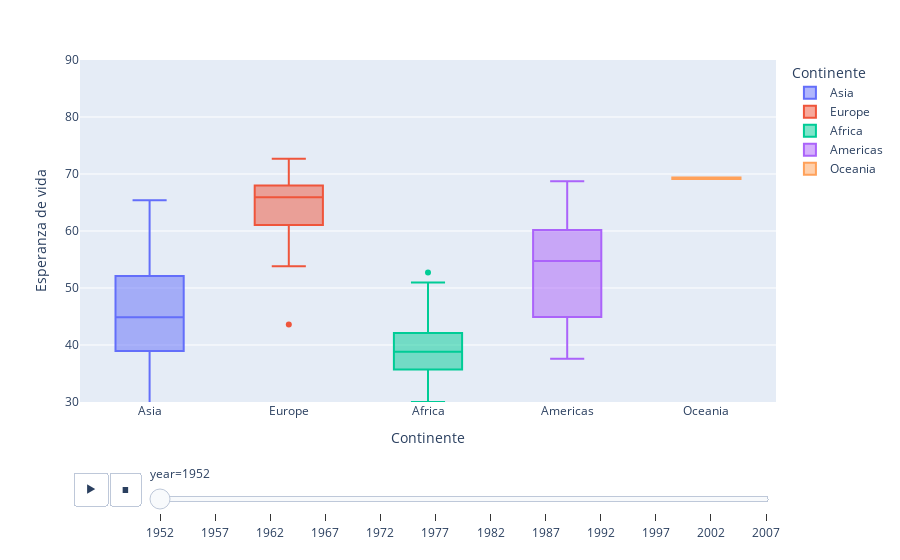

Notebook code for this chart:
### Markdown cell above
#### 3) Añade una animación al gráfico anterior

- Utiliza la variable `datos`, que contiene datos históricos
- Limita el rango del eje Y a 30 y 90

### Code cell
datos = data

px.box(
    datos,
    x = 'continent',
    y = 'lifeExp',
    range_y = [30, 90],
    color = 'continent',
    labels = {
        'lifeExp' : 'Esperanza de vida',
        'continent' : 'Continente'
    },

    animation_frame = 'year',
    animation_group = 'country'
)

### Figure 1 — Plotly figure (JSON) as saved in the notebook; plotly's stock layout.template omitted (floating-point values rounded to 4 significant figures)
{"data": [{"alignmentgroup": "True", "hovertemplate": "Continente=%{x}<br>year=1952<br>Esperanza de vida=%{y}<extra></extra>", "ids": ["Afghanistan", "Bahrain", "Bangladesh", "Cambodia", "China", "Hong Kong, China", "India", "Indonesia", "Iran", "Iraq", "Israel", "Japan", "Jordan", "Korea, Dem. Rep.", "Korea, Rep.", "Kuwait", "Lebanon", "Malaysia", "Mongolia", "Myanmar", "Nepal", "Oman", "Pakistan", "Philippines", "Saudi Arabia", "Singapore", "Sri Lanka", "Syria", "Taiwan", "Thailand", "Vietnam", "West Bank and Gaza", "Yemen, Rep."], "legendgroup": "Asia", "marker": {"color": "#636efa"}, "name": "Asia", "notched": false, "offsetgroup": "Asia", "orientation": "v", "showlegend": true, "type": "box", "x": ["Asia", "Asia", "Asia", "Asia", "Asia", "Asia", "Asia", "Asia", "Asia", "Asia", "Asia", "Asia", "Asia", "Asia", "Asia", "Asia", "Asia", "Asia", "Asia", "Asia", "Asia", "Asia", "Asia", "Asia", "Asia", "Asia", "Asia", "Asia", "Asia", "Asia", "Asia", "Asia", "Asia"], "x0": " ", "xaxis": "x", "y": [28.8, 50.94, 37.48, 39.42, 44, 60.96, 37.37, 37.47, 44.87, 45.32, 65.39, 63.03, 43.16, 50.06, 47.45, 55.56, 55.93, 48.46, 42.24, 36.32, 36.16, 37.58, 43.44, 47.75, 39.88, 60.4, 57.59, 45.88, 58.5, 50.85, 40.41, 43.16, 32.55], "y0": " ", "yaxis": "y"}, {"alignmentgroup": "True", "hovertemplate": "Continente=%{x}<br>year=1952<br>Esperanza de vida=%{y}<extra></extra>", "ids": ["Albania", "Austria", "Belgium", "Bosnia and Herzegovina", "Bulgaria", "Croatia", "Czech Republic", "Denmark", "Finland", "France", "Germany", "Greece", "Hungary", "Iceland", "Ireland", "Italy", "Montenegro", "Netherlands", "Norway", "Poland", "Portugal", "Romania", "Serbia", "Slovak Republic", "Slovenia", "Spain", "Sweden", "Switzerland", "Turkey", "United Kingdom"], "legendgroup": "Europe", "marker": {"color": "#EF553B"}, "name": "Europe", "notched": false, "offsetgroup": "Europe", "orientation": "v", "showlegend": true, "type": "box", "x": ["Europe", "Europe", "Europe", "Europe", "Europe", "Europe", "Europe", "Europe", "Europe", "Europe", "Europe", "Europe", "Europe", "Europe", "Europe", "Europe", "Europe", "Europe", "Europe", "Europe", "Europe", "Europe", "Europe", "Europe", "Europe", "Europe", "Europe", "Europe", "Europe", "Europe"], "x0": " ", "xaxis": "x", "y": [55.23, 66.8, 68, 53.82, 59.6, 61.21, 66.87, 70.78, 66.55, 67.41, 67.5, 65.86, 64.03, 72.49, 66.91, 65.94, 59.16, 72.13, 72.67, 61.31, 59.82, 61.05, 58.0, 64.36, 65.57, 64.94, 71.86, 69.62, 43.59, 69.18], "y0": " ", "yaxis": "y"}, {"alignmentgroup": "True", "hovertemplate": "Continente=%{x}<br>year=1952<br>Esperanza de vida=%{y}<extra></extra>", "ids": ["Algeria", "Angola", "Benin", "Botswana", "Burkina Faso", "Burundi", "Cameroon", "Central African Republic", "Chad", "Comoros", "Congo, Dem. Rep.", "Congo, Rep.", "Cote d'Ivoire", "Djibouti", "Egypt", "Equatorial Guinea", "Eritrea", "Ethiopia", "Gabon", "Gambia", "Ghana", "Guinea", "Guinea-Bissau", "Kenya", "Lesotho", "Liberia", "Libya", "Madagascar", "Malawi", "Mali", "Mauritania", "Mauritius", "Morocco", "Mozambique", "Namibia", "Niger", "Nigeria", "Reunion", "Rwanda", "Sao Tome and Principe", "Senegal", "Sierra Leone", "Somalia", "South Africa", "Sudan", "Swaziland", "Tanzania", "Togo", "Tunisia", "Uganda", "Zambia", "Zimbabwe"], "legendgroup": "Africa", "marker": {"color": "#00cc96"}, "name": "Africa", "notched": false, "offsetgroup": "Africa", "orientation": "v", "showlegend": true, "type": "box", "x": ["Africa", "Africa", "Africa", "Africa", "Africa", "Africa", "Africa", "Africa", "Africa", "Africa", "Africa", "Africa", "Africa", "Africa", "Africa", "Africa", "Africa", "Africa", "Africa", "Africa", "Africa", "Africa", "Africa", "Africa", "Africa", "Africa", "Africa", "Africa", "Africa", "Africa", "Africa", "Africa", "Africa", "Africa", "Africa", "Africa", "Africa", "Africa", "Africa", "Africa", "Africa", "Africa", "Africa", "Africa", "Africa", "Africa", "Africa", "Africa", "Africa", "Africa", "Africa", "Africa"], "x0": " ", "xaxis": "x", "y": [43.08, 30.02, 38.22, 47.62, 31.98, 39.03, 38.52, 35.46, 38.09, 40.72, 39.14, 42.11, 40.48, 34.81, 41.89, 34.48, 35.93, 34.08, 37.0, 30, 43.15, 33.61, 32.5, 42.27, 42.14, 38.48, 42.72, 36.68, 36.26, 33.69, 40.54, 50.99, 42.87, 31.29, 41.73, 37.44, 36.32, 52.72, 40, 46.47, 37.28, 30.33, 32.98, 45.01, 38.63, 41.41, 41.22, 38.6, 44.6, 39.98, 42.04, 48.45], "y0": " ", "yaxis": "y"}, {"alignmentgroup": "True", "hovertemplate": "Continente=%{x}<br>year=1952<br>Esperanza de vida=%{y}<extra></extra>", "ids": ["Argentina", "Bolivia", "Brazil", "Canada", "Chile", "Colombia", "Costa Rica", "Cuba", "Dominican Republic", "Ecuador", "El Salvador", "Guatemala", "Haiti", "Honduras", "Jamaica", "Mexico", "Nicaragua", "Panama", "Paraguay", "Peru", "Puerto Rico", "Trinidad and Tobago", "United States", "Uruguay", "Venezuela"], "legendgroup": "Americas", "marker": {"color": "#ab63fa"}, "name": "Americas", "notched": false, "offsetgroup": "Americas", "orientation": "v", "showlegend": true, "type": "box", "x": ["Americas", "Americas", "Americas", "Americas", "Americas", "Americas", "Americas", "Americas", "Americas", "Americas", "Americas", "Americas", "Americas", "Americas", "Americas", "Americas", "Americas", "Americas", "Americas", "Americas", "Americas", "Americas", "Americas", "Americas", "Americas"], "x0": " ", "xaxis": "x", "y": [62.48, 40.41, 50.92, 68.75, 54.74, 50.64, 57.21, 59.42, 45.93, 48.36, 45.26, 42.02, 37.58, 41.91, 58.53, 50.79, 42.31, 55.19, 62.65, 43.9, 64.28, 59.1, 68.44, 66.07, 55.09], "y0": " ", "yaxis": "y"}, {"alignmentgroup": "True", "hovertemplate": "Continente=%{x}<br>year=1952<br>Esperanza de vida=%{y}<extra></extra>", "ids": ["Australia", "New Zealand"], "legendgroup": "Oceania", "marker": {"color": "#FFA15A"}, "name": "Oceania", "notched": false, "offsetgroup": "Oceania", "orientation": "v", "showlegend": true, "type": "box", "x": ["Oceania", "Oceania"], "x0": " ", "xaxis": "x", "y": [69.12, 69.39], "y0": " ", "yaxis": "y"}], "layout": {"boxmode": "overlay", "legend": {"title": {"text": "Continente"}, "tracegroupgap": 0}, "margin": {"t": 60}, "sliders": [{"active": 0, "currentvalue": {"prefix": "year="}, "len": 0.9, "pad": {"b": 10, "t": 60}, "steps": [{"args": [["1952"], {"frame": {"duration": 0, "redraw": true}, "fromcurrent": true, "mode": "immediate", "transition": {"duration": 0, "easing": "linear"}}], "label": "1952", "method": "animate"}, {"args": [["1957"], {"frame": {"duration": 0, "redraw": true}, "fromcurrent": true, "mode": "immediate", "transition": {"duration": 0, "easing": "linear"}}], "label": "1957", "method": "animate"}, {"args": [["1962"], {"frame": {"duration": 0, "redraw": true}, "fromcurrent": true, "mode": "immediate", "transition": {"duration": 0, "easing": "linear"}}], "label": "1962", "method": "animate"}, {"args": [["1967"], {"frame": {"duration": 0, "redraw": true}, "fromcurrent": true, "mode": "immediate", "transition": {"duration": 0, "easing": "linear"}}], "label": "1967", "method": "animate"}, {"args": [["1972"], {"frame": {"duration": 0, "redraw": true}, "fromcurrent": true, "mode": "immediate", "transition": {"duration": 0, "easing": "linear"}}], "label": "1972", "method": "animate"}, {"args": [["1977"], {"frame": {"duration": 0, "redraw": true}, "fromcurrent": true, "mode": "immediate", "transition": {"duration": 0, "easing": "linear"}}], "label": "1977", "method": "animate"}, {"args": [["1982"], {"frame": {"duration": 0, "redraw": true}, "fromcurrent": true, "mode": "immediate", "transition": {"duration": 0, "easing": "linear"}}], "label": "1982", "method": "animate"}, {"args": [["1987"], {"frame": {"duration": 0, "redraw": true}, "fromcurrent": true, "mode": "immediate", "transition": {"duration": 0, "easing": "linear"}}], "label": "1987", "method": "animate"}, {"args": [["1992"], {"frame": {"duration": 0, "redraw": true}, "fromcurrent": true, "mode": "immediate", "transition": {"duration": 0, "easing": "linear"}}], "label": "1992", "method": "animate"}, {"args": [["1997"], {"frame": {"duration": 0, "redraw": true}, "fromcurrent": true, "mode": "immediate", "transition": {"duration": 0, "easing": "linear"}}], "label": "1997", "method": "animate"}, {"args": [["2002"], {"frame": {"duration": 0, "redraw": true}, "fromcurrent": true, "mode": "immediate", "transition": {"duration": 0, "easing": "linear"}}], "label": "2002", "method": "animate"}, {"args": [["2007"], {"frame": {"duration": 0, "redraw": true}, "fromcurrent": true, "mode": "immediate", "transition": {"duration": 0, "easing": "linear"}}], "label": "2007", "method": "animate"}], "x": 0.1, "xanchor": "left", "y": 0, "yanchor": "top"}], "updatemenus": [{"buttons": [{"args": [null, {"frame": {"duration": 500, "redraw": true}, "fromcurrent": true, "mode": "immediate", "transition": {"duration": 500, "easing": "linear"}}], "label": "&#9654;", "method": "animate"}, {"args": [[null], {"frame": {"duration": 0, "redraw": true}, "fromcurrent": true, "mode": "immediate", "transition": {"duration": 0, "easing": "linear"}}], "label": "&#9724;", "method": "animate"}], "direction": "left", "pad": {"r": 10, "t": 70}, "showactive": false, "type": "buttons", "x": 0.1, "xanchor": "right", "y": 0, "yanchor": "top"}], "xaxis": {"anchor": "y", "categoryarray": ["Asia", "Europe", "Africa", "Americas", "Oceania"], "categoryorder": "array", "domain": [0, 1], "title": {"text": "Continente"}}, "yaxis": {"anchor": "x", "domain": [0, 1], "range": [30, 90], "title": {"text": "Esperanza de vida"}}}}
